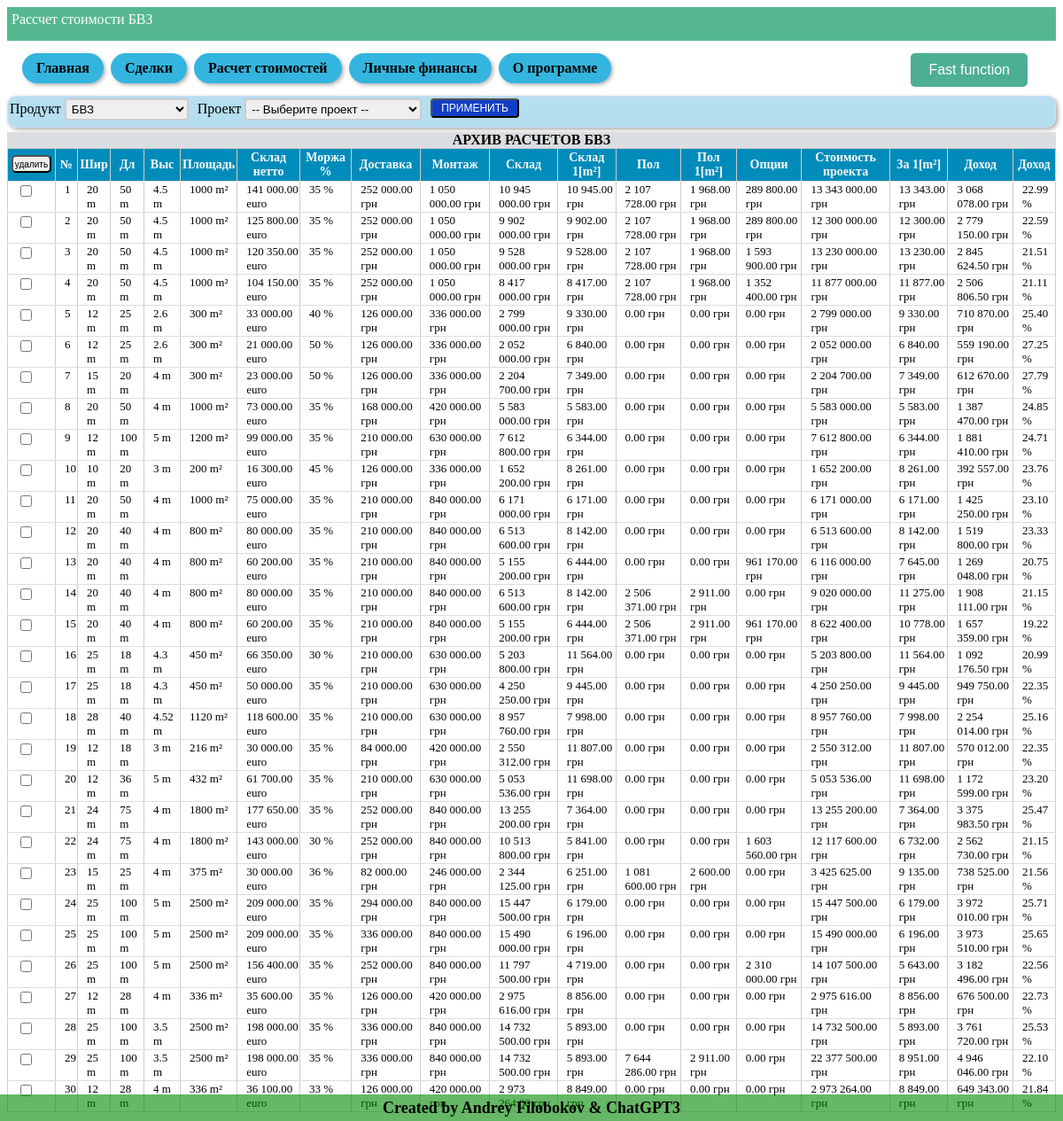
The app's page /pricing (signed in), older data.
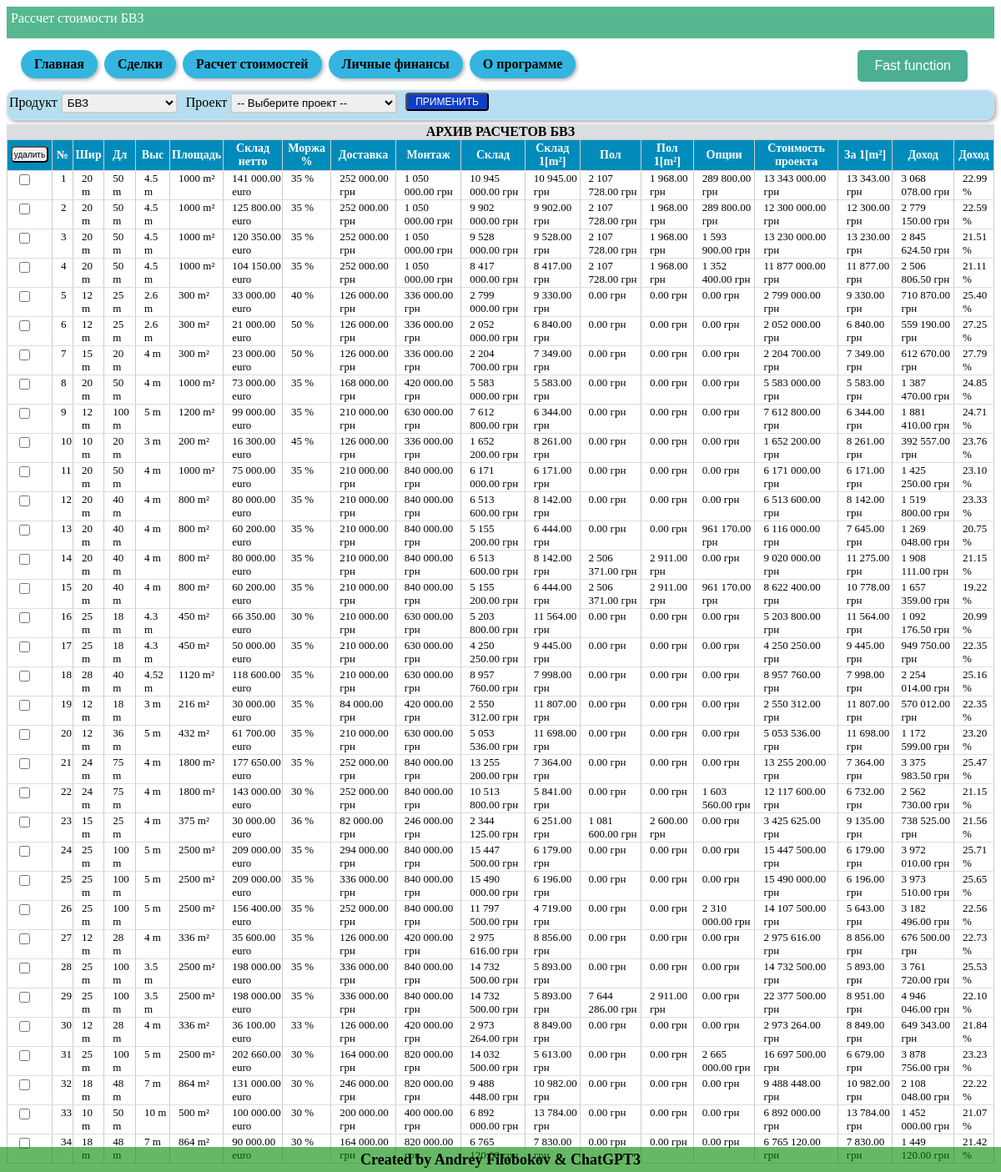
The same page, newer data.
### tables this page shows
CREATE TABLE archive_calculating (id integer PRIMARY KEY AUTOINCREMENT, lead_ID INTEGER, unique_ID TEXT, user_email TEXT, client TEXT, project TEXT DEFAULT (False), selected TEXT, width INTEGER DEFAULT (False), length INTEGER DEFAULT (False), height INTEGER DEFAULT (False), area INTEGER DEFAULT (False), volume INTEGER DEFAULT (False), product TEXT, temperature TEXT DEFAULT (False), price_warehouse INTEGER DEFAULT (False), price_VAT INTEGER DEFAULT (0), price_customs INTEGER DEFAULT (0), price_delivery INTEGER DEFAULT (False), price_building INTEGER DEFAULT (False), price_foundation INTEGER DEFAULT (0), price_light INTEGER DEFAULT (0), price_rack INTEGER DEFAULT (0), price_cubic_meters REAL DEFAULT (0), price_square_meters REAL DEFAULT (0), price_project INTEGER DEFAULT (0), percent_w INTEGER, percent_f INTEGER, percent_o INTEGER, cost_price INTEGER DEFAULT (False), price_selling_EU INTEGER DEFAULT (False), price_selling_UA INTEGER DEFAULT (0), profit_EU INTEGER DEFAULT (0), profit_UA INTEGER DEFAULT (0), exchange_rates_from INTEGER, exchange_rates_TO INTEGER, cost_square_meters_EU INTEGER DEFAULT (0), cost_cubic_meters_EU INTEGER DEFAULT (0), cost_square_meters_UA INTEGER DEFAULT (0), cost_cubic_meters_UA INTEGER DEFAULT (0), profit_percent INTEGER DEFAULT (0), dimension_found TEXT, area_found INTEGER DEFAULT (0), price_sq_met_found INTEGER DEFAULT (0), cost_foundation INTEGER DEFAULT (0), cost_option INTEGER DEFAULT (0), cost_sq_met_found INTEGER DEFAULT (0), final_price_UA INTEGER DEFAULT (0), final_profit_UA INTEGER DEFAULT (0), final_profit_percent INTEGER DEFAULT (0), final_cost_sq_m_pr INTEGER, comments TEXT DEFAULT no_comments, S_panel TEXT, H_skate INTEGER);

### Saleshelp.py (the view)
@app.route('/pricing', methods=["POST", "GET"])
@login_required
def pricing():
    dbase = FDataBase(get_db())
    if request.method == 'POST':
        checkbox_value = request.form.getlist('check-lead')
        button_delete = request.form.get('button-delete-calc')
        if checkbox_value and button_delete:
            dbase.del_records('my_warehouse', checkbox_value)
    choose_product = [
        {"name": 'БВЗ', "product": 'BVZ'},
        {"name": 'Стеллажи', "product": 'Racks'},
        {"name": 'Мусорные баки', "product": 'Trash-can'},
        {"name": 'Поддоны', "product": 'Pallets'},
        {"name": 'Пластиковая тара', "product": 'Plastic-container'},
        {"name": 'Техника', "product": 'Equipment'},
    ]
    choose_project = []
    for row in dbase.get_info_records('lead', current_user.get_user_email()):
        if str(request.form.get('button-add-calculation')) == str(row['id']):
            choose_project.append({"project": row['project'], "lead": row['company'], "selected": 1})
        else:
            choose_project.append(
                {"project": row['project'], "lead": row['company'], "selected": 0})
    title_table_calc_BVZ, value_table_calc_BVZ = view_table_warehouse(dbase, current_user, page='pricing')
    value_table_calc_BVZ = [list(record.values()) for record in value_table_calc_BVZ]
    return render_template('pricing.html', title='My PRICING', menu=menu,
                           choose_product=choose_product,
                           choose_project=choose_project,
                           title_table_calc_BVZ=title_table_calc_BVZ,
                           value_table_calc_BVZ=value_table_calc_BVZ
                           )

### Saleshelp.py (called while the page is built)
def connect_db():
    conn = sqlite3.connect(app.config['DATABASE'])
    conn.row_factory = sqlite3.Row
    return conn

def get_db():
    if not hasattr(g, 'link_db'):
        g.link_db = connect_db()
    return g.link_db

@login_manager.user_loader
def load_user(user_id):
    dbase = FDataBase(get_db())
    return UserLogin().fromDB(user_id, dbase)

### Utils/FDataBase.py (called while the page is built)
    def get_info_records(self, name_tabl, user_email, *args):
        query = ''
        if len(args) > 0:
            for column, value in args:
                query += f" AND {column} = '{value}' AND "
            query = query.rstrip(' AND')
        sql = f"SELECT * FROM {name_tabl} WHERE user_email = '{user_email}'{query}"
        try:
            self.__cur.execute(sql)
            res = self.__cur.fetchall()
            if res:
                return res
        except:
            print("Ошибка чтения из БД")
        return []

    def get_user(self, user_id):
        try:
            self.__cur.execute(f"SELECT * FROM users WHERE id = {user_id} LIMIT 1")
            res = self.__cur.fetchone()
            if not res:
                print("Пользователь не найден")
                return False
            return res
        except sqlite3.Error as e:
            print("Ошибка получения данных из БД " + str(e))
        return False

    def check_records(self, name_table):
        try:
            check = self.__cur.execute(f"SELECT EXISTS(SELECT 1 FROM {name_table} LIMIT 1);")
            check = check.fetchone()[0]
            return check
        except sqlite3.Error as e:
            print("Ошибка проверки записей в таблице " + str(e))
            return False

### Utils/UserLogin.py (called while the page is built)
    def fromDB(self, user_id, db):
        self.__user = db.get_user(user_id)
        return self

    def get_user_email(self):
        return str(self.__user['email'])

### Utils/View_final_calculation.py (called while the page is built)
def format_price(price):
    return '{:,.2f}'.format(price).replace(',', " ")

### templates/pricing.html (shortened to what this page needs)
{% extends 'base.html' %}
{% block information %} Рассчет стоимости БВЗ {% endblock %}
{% block content %}
{% block settings_product_project_temp %}
<form action="{{url_for('calculation_product', alias=product)}}" method="POST" id="form-setting">
  <div class="warehouse-setting">
      <div>
        <label for="product">Продукт</label>
        <select id="product" name="product" title="Выберете продукт, который требуется расчиать" required>
          {% for p in choose_product %}
          <option value="{{p.product}}"> {{ p.name }}</option>
          {% endfor %}
        </select>
      </div>
      <div>
        <label for="project">Проект</label>
        <select id="project" name="project" required>
          <option value="">-- Выберите проект --</option>
        </select>
      </div>
    <button name="button-accept-settings" class="button-accept" value="block" id="apply-setting-button"> применить </button>
  </div>
</form>
{% endblock settings_product_project_temp %}
<form action="{{url_for('pricing')}}" method="POST">
    <table id="my-table">
        <b class="title-final-cost">АРХИВ РАСЧЕТОВ БВЗ</b>
        <tr>
            <th class="button-delete-lead-th">
                <input type="submit" name="button-delete-calc" value="удалить" class="button-delete-lead">
            </th>
            <th>№</th>
            {% for t in title_table_calc_BVZ %}
            <th>{{ t.title }}</th>
            {% endfor %}
        </tr>
        <tbody class="table-result">
            {% for record in value_table_calc_BVZ %}
            <tr>
                <td><input type="checkbox" name="check-lead" id="check-lead" value="{{ record[0] }}"></td>
                <td>{{ value_table_calc_BVZ.index(record)+1 }}</td>
                {% for cell in record[2:-1:] %}
                <td>
                    <a href="{{ url_for('calculation_product', alias='BVZ', calc_ID=record[0]) }}"
                        title="{{ record[-1] }}">
                        {{ cell }}
                    </a>
                </td>
                {% endfor %}
            </tr>
            {% endfor %}
        </tbody>
    </table>
</form>
{% endblock %}

### templates/base.html (shortened to what this page needs)
<!DOCTYPE html>
<html>
<head>
  <link type="text/css" rel="stylesheet" href="{{ url_for('static', filename='css/style.css') }}">
</head>
<body>
  <div class="info-panel">
    {% block information %} This is my main page{% endblock %}
  </div>
  {% block menu %}
  <ul class="navigation">
    {% for m in menu %}
    <li><a class="nav-button" href="{{m.url}}">{{ m.name }}</a></li>
    {% endfor %}
    <li class="convert-button-menu">
      {% block convertion_num %}
      <button class="convert-button" onclick="openModal()">Fast function</button>
      {% endblock convertion_num%}
    </li>
  </ul>
  {% endblock menu %}
  {% block content %}{% endblock %}
  {% block footer %}
  <div class="footer">
    <h4>Created by Andrey Filobokov & ChatGPT3</h4>
  </div>
  {% endblock %}
</body>
</html>

### static/css/style.css (style rules this page uses)
.info-panel { background-color: rgba(35, 163, 112, 0.773); color: white; font-size: 16px; padding: 5px; padding-bottom: 15px; margin-bottom: 10px; }
.navigation { white-space: nowrap; margin-bottom: 10px; margin-top: 5px; }
.navigation { padding-left: 15px; }
.navigation li { display: inline-block; }
.nav-button { font-weight: 600; background-color: #34b5e0; border-radius: 20px; color: #000; padding: 8px 16px; text-align: center; text-decoration: none; display: inline-block; font-size: 16px; margin: 4px 2px; cursor: pointer; box-shadow: 2px 2px 4px rgba(0, 0, 0, 0.3); }
.footer { position: fixed; bottom: 0; left: 0; width: 100%; height: 30px; background-color: #00890099; display: flex; align-items: center; justify-content: center; }
.footer h4 { color: rgb(0, 0, 0); font-size: 18px; font-weight: bold; text-align: center; }
table { width: 90%; border-collapse: collapse; margin-bottom: 10px; }
th { background-color: #a7a1a1; font-weight: bold; }
td, th { padding: 5px; text-align: center; border: 1px solid #ccc; }
.convert-button { background-color: #4caf93; border: none; color: white; padding: 10px 20px; text-align: center; text-decoration: none; display: inline-block; font-size: 16px; margin: 4px 2px; cursor: pointer; border-radius: 5px; }
.convert-button-menu { float: right; margin-right: 30px; }
.button-delete-lead-th { padding: 0px; width: 20px; white-space: nowrap; }
.button-delete-lead { width: 45px; height: 20px; border-radius: 1px; font-size: 10px; padding: 0; border-radius: 5px; margin-bottom: 2px; margin-left: 2px; margin-right: 2px; }
#my-table { border-collapse: collapse; width: 100%; }
#my-table th { background-color: #008CBA; color: white; font-weight: bold; padding: 2px; border-bottom: 1px solid #ddd; font-size: 14px; }
#my-table td { border-bottom: 1px solid #ddd; padding: 1px; padding-left: 10px; text-align: left; font-size: 13px; vertical-align: top; background-color: white; }
table td a { text-decoration: none; color: inherit; }
.warehouse-setting { display: flex; flex-direction: row; padding: 2px; background-color: rgb(181, 222, 239); border: 1px solid #d2deff; border-radius: 10px; box-shadow: 2px 2px 5px #a9a6a6; margin-bottom: 5px; }
.warehouse-setting select { padding: 2px; border: 2px solid #ccc; border-radius: 4px; max-width: 200px; margin-right: 10px; }
.title-final-cost { display: block; text-align: center; background-color: #dbdee1; }
.button-accept { display: inline-block; padding: 2px 10px; border-radius: 4px; font-size: 12px; text-decoration: none; text-transform: uppercase; color: #fff; background-color: #113ec7; cursor: pointer; transition: all 0.2s ease; margin-bottom: 8px; }

Row changes from the older to the newer data that the page shows:
added archive_calculating: value_table_calc_BVZ "31", cell "25 m" "100 m" "5 m" "2500 m²" "202 660.00 euro" "30 %" "164 000.00 грн" "820 000.00 грн" "14 032 500.00 грн" "5 613.00 грн" "0.00 грн" "0.00 грн" "2 665 000.00 грн" "16 697 500.00 грн" "6 679.00 грн" "3 878 756.00 грн" "23.23 %"
added archive_calculating: value_table_calc_BVZ "32", cell "18 m" "48 m" "7 m" "864 m²" "131 000.00 euro" "30 %" "246 000.00 грн" "820 000.00 грн" "9 488 448.00 грн" "10 982.00 грн" "0.00 грн" "0.00 грн" "0.00 грн" "9 488 448.00 грн" "10 982.00 грн" "2 108 048.00 грн" "22.22 %"
added archive_calculating: value_table_calc_BVZ "33", cell "10 m" "50 m" "10 m" "500 m²" "100 000.00 euro" "30 %" "200 000.00 грн" "400 000.00 грн" "6 892 000.00 грн" "13 784.00 грн" "0.00 грн" "0.00 грн" "0.00 грн" "6 892 000.00 грн" "13 784.00 грн" "1 452 000.00 грн" "21.07 %"
added archive_calculating: value_table_calc_BVZ "34", cell "18 m" "48 m" "7 m" "864 m²" "90 000.00 euro" "30 %" "164 000.00 грн" "820 000.00 грн" "6 765 120.00 грн" "7 830.00 грн" "0.00 грн" "0.00 грн" "0.00 грн" "6 765 120.00 грн" "7 830.00 грн" "1 449 120.00 грн" "21.42 %"
